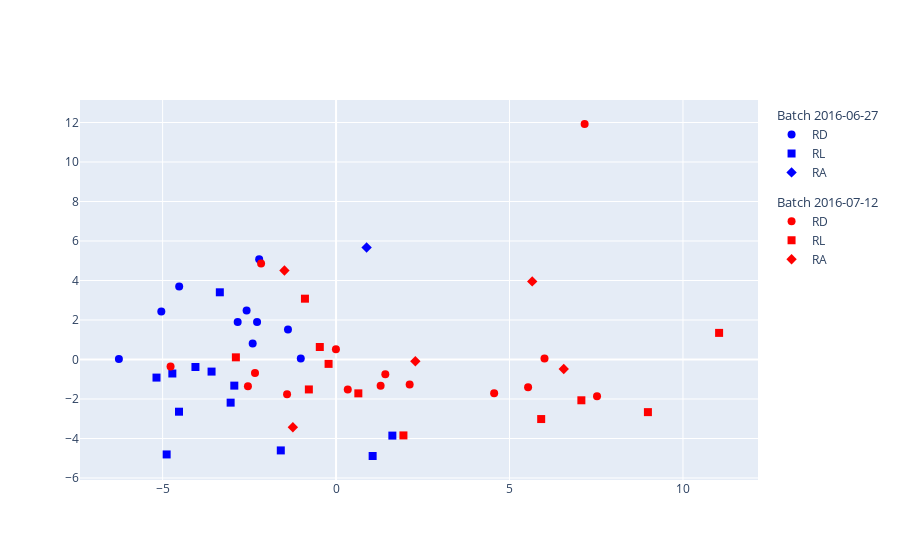

The notebook cell saved with this chart:
### Markdown cell above
**`pd.DataFrame` Requirements for ABaCo:**

The dataset contains the following making it compatible with the ABaCo framework:

| id_col | batch_col  | bio_col  | count1 | count2 | ... |
|--------|------------|----------|--------|--------|-----|
| A      | 24/07/2025 | RA       | #      | #      | ... |
| B      | 15/06/2024 | RD       | #      | #      | ... |
| C      | 24/07/2025 | RL       | #      | #      | ... |

- The data has categorical columns: 
    1. unique ids to identify the observations/samples e.g. sample id col
    2. ids for the batch/factor groupings to be corrected by abaco. e.g. dates of sample analysis batch_col
    3. biological/experimental factor variation for abaco to retain when correcting batch effect e.g., sampling location bio_col

- And taxa counts to be trained on. 

We can use `abaco.BatchEffectPlots.plotPCoA()` to visualize any batch and biological effects based on the given categories.

### Code cell
from abaco.BatchEffectPlots import plotPCoA

plotPCoA(
    data=df_all, 
    sample_label=id_col, 
    batch_label=batch_col,  
    experiment_label=bio_col,
)

### Figure 1 — Plotly figure (JSON) as saved in the notebook; plotly's stock layout.template omitted (floating-point values rounded to 4 significant figures)
{"data": [{"legendgroup": "2016-06-27", "legendgrouptitle": {"text": "Batch 2016-06-27"}, "marker": {"color": ["blue", "blue", "blue", "blue", "blue", "blue", "blue", "blue", "blue", "blue"], "size": 8, "symbol": ["circle", "circle", "circle", "circle", "circle", "circle", "circle", "circle", "circle", "circle"]}, "mode": "markers", "name": "RD", "type": "scatter", "x": [-5.037, -6.26, -1.386, -2.277, -4.522, -2.836, -1.017, -2.579, -2.404, -2.217], "y": [2.435, 0.02251, 1.517, 1.9, 3.694, 1.903, 0.0496, 2.475, 0.8159, 5.08]}, {"legendgroup": "2016-06-27", "legendgrouptitle": {"text": "Batch 2016-06-27"}, "marker": {"color": ["blue", "blue", "blue", "blue", "blue", "blue", "blue", "blue", "blue", "blue", "blue", "blue"], "size": 8, "symbol": ["square", "square", "square", "square", "square", "square", "square", "square", "square", "square", "square", "square"]}, "mode": "markers", "name": "RL", "type": "scatter", "x": [-3.35, -3.589, 1.623, -4.719, -4.884, -5.176, -2.933, 1.054, -4.054, -1.593, -4.527, -3.039], "y": [3.403, -0.6121, -3.853, -0.7085, -4.807, -0.9158, -1.323, -4.886, -0.3783, -4.603, -2.643, -2.184]}, {"legendgroup": "2016-06-27", "legendgrouptitle": {"text": "Batch 2016-06-27"}, "marker": {"color": ["blue"], "size": 8, "symbol": ["diamond"]}, "mode": "markers", "name": "RA", "type": "scatter", "x": [0.88], "y": [5.674]}, {"legendgroup": "2016-07-12", "legendgrouptitle": {"text": "Batch 2016-07-12"}, "marker": {"color": ["red", "red", "red", "red", "red", "red", "red", "red", "red", "red", "red", "red", "red", "red", "red"], "size": 8, "symbol": ["circle", "circle", "circle", "circle", "circle", "circle", "circle", "circle", "circle", "circle", "circle", "circle", "circle", "circle", "circle"]}, "mode": "markers", "name": "RD", "type": "scatter", "x": [7.166, 2.121, -0.003877, -4.77, 6.008, 1.285, -1.413, -2.337, -2.161, 0.3373, 7.523, 4.557, 1.42, -2.54, 5.535], "y": [11.92, -1.268, 0.5193, -0.3574, 0.05057, -1.335, -1.765, -0.6883, 4.865, -1.514, -1.863, -1.712, -0.7421, -1.357, -1.404]}, {"legendgroup": "2016-07-12", "legendgrouptitle": {"text": "Batch 2016-07-12"}, "marker": {"color": ["red", "red", "red", "red", "red", "red", "red", "red", "red", "red", "red"], "size": 8, "symbol": ["square", "square", "square", "square", "square", "square", "square", "square", "square", "square", "square"]}, "mode": "markers", "name": "RL", "type": "scatter", "x": [7.071, -0.4688, 5.913, 11.04, 1.942, -2.888, -0.7842, -0.2157, 8.989, -0.8969, 0.6423], "y": [-2.065, 0.6321, -3.015, 1.347, -3.843, 0.1096, -1.516, -0.2218, -2.664, 3.08, -1.714]}, {"legendgroup": "2016-07-12", "legendgrouptitle": {"text": "Batch 2016-07-12"}, "marker": {"color": ["red", "red", "red", "red", "red"], "size": 8, "symbol": ["diamond", "diamond", "diamond", "diamond", "diamond"]}, "mode": "markers", "name": "RA", "type": "scatter", "x": [-1.488, 5.654, -1.245, 2.285, 6.563], "y": [4.509, 3.955, -3.432, -0.0872, -0.4801]}], "layout": {}}
